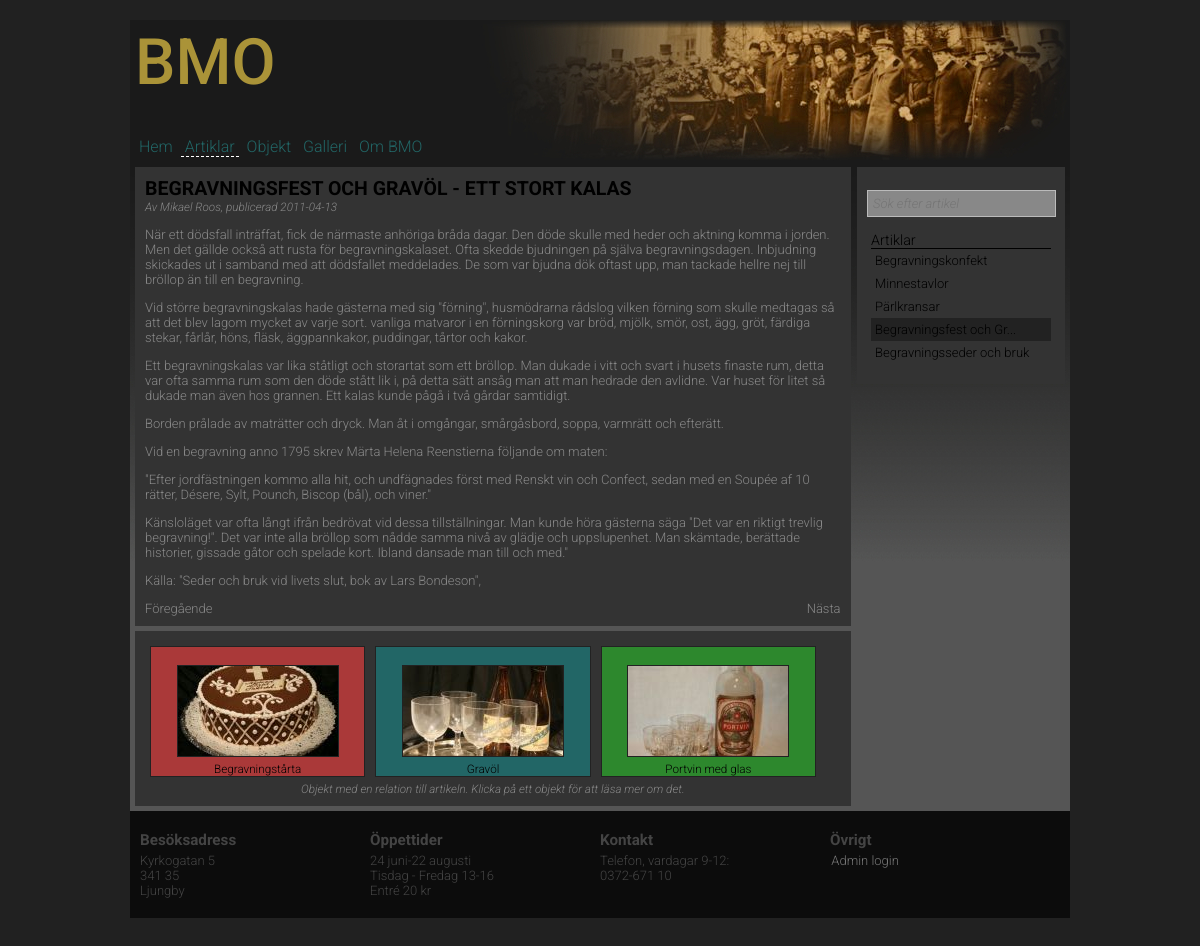
/artiklar.php?p=5, run on the app's committed database.
### tables this page shows
CREATE TABLE "Article" ("id" INTEGER PRIMARY KEY  AUTOINCREMENT  NOT NULL  UNIQUE , "category" TEXT, "title" TEXT, "content" TEXT, "author" TEXT, "pubdate" DATETIME NOT NULL  DEFAULT CURRENT_DATE);

CREATE TABLE "Object" ("id" INTEGER PRIMARY KEY  NOT NULL ,"title" TEXT,"category" TEXT,"text" TEXT,"image" TEXT,"owner" TEXT);

### artiklar.php (the view, shortened to what this page needs)
<?php
include("incl/config.php");
$asideLinkLenght=25;
include("incl/header.php");
if(isset($_GET["p"]))
{
	$p = $_GET["p"];
}
?>
<div id="content">
	<aside class="right">
		<nav class="sidebar">
		    <p>
		        <form>
		        	<input id="input" class="text searchbox" type="text" placeholder="Sök efter artikel"name="search" size="5">
		        </form>
		    </p>
			<ul>
				<li class="header">Artiklar</li>
				<?php
				$query = 'SELECT * FROM Article WHERE category="article";';
				$res = getData($query);
				foreach($res as $object)
				{
					if (isset($_GET["p"]) && ($object['id'] == $p)){
						echo '<li class="selectedItem">';
					} else {
						echo '<li>';
					}
					$title=adjustStrLength($object['title'], $asideLinkLenght);
					echo '<a title="'.$object['title'].'" href="?p='.$object['id'].'">'.$title.'</a></li>';
				}?>
			</ul>
		</nav>
	</aside>
	<?php
		if(isset($_GET["p"])){
			getArticle($p, "left");
			getRelatedObjects($p);
		}elseif(isset($_GET["search"])){
			generateSearchResult("Article", $searchTerm);
		}else{
			getArticleIntros();
		}
	?>
</div>
<?php include("incl/footer.php"); ?>

### src/functions.php (shortened to what this page needs)
<?php
function getData($query){
	$dbPath = dirname(__FILE__) . "/../incl/data/bmo.sqlite";
	$db = new PDO("sqlite:$dbPath");
	$db->setAttribute(PDO::ATTR_ERRMODE, PDO::ERRMODE_WARNING);
	$stmt = $db->prepare($query);
	$stmt->execute();
	$res = $stmt->fetchAll(PDO::FETCH_ASSOC);
	return $res;
}
function adjustStrLength($string, $len){
	if (strlen($string)>$len){
		$string=substr($string,0,$len-3);
		$string .="...";
	}
	return $string;
}
function removeSubstringFromString($subString, $fullString){
	if($subString!=$fullString){
		$modifiedString=str_replace($subString, "", $fullString);
		$modifiedString=ucfirst(trim(preg_replace("/[^a-öA-Ö0-9 ]/", "", $modifiedString)));
		return $modifiedString;
	} else {
		return $fullString;
	}
}
function getArticle($articleNumber, $position){
	$query = "SELECT * FROM Article WHERE id=".$articleNumber.";";
	$res = getData($query);
	foreach($res as $object)
	{
		if ($position == "full")
		{
			echo '<article>';
		} else {
			echo '<article class="'.$position.'">';
		}
		echo '<h1>'.$object['title'].'</h1>';
		if (($object['author'] != "") && ($object['pubdate'] != "")){
			echo '<div class="published">'.$object['author'].', publicerad '.$object['pubdate'].'</div>';
		}
		echo $object['content'];
		if($object['category']=="article"){
			getPrevNextNavigation("Article", $articleNumber);
		}
		echo '</article>';
	}
}
function getRelatedObjects($p){
	switch ($p) {
		case '5':
			$category="Begravningsfest";
			break;
	}
	if($category!="Nothing"){
		$query = 'SELECT * FROM Object WHERE category="'.$category.'" ORDER BY RANDOM() LIMIT 3;';
		$res = getData($query);
		echo '<article class="left">';
		$i = 0;
		foreach($res as $object)
		{
			$i = $i+1;
			echo '<a title="'.$object['text'].'" href="objekt.php?p='.$object['id'].'&category='.$object['category'].'">';
				echo '<div class="third">';
					echo '<div class="relatedObject object'.$i.'">';
						echo '<img src="'.imageSize($object['image'], "cropped").'" alt="Bild av '.$object['title'].'">';
						$title=removeSubstringFromString($category, $object['title']);
						echo '<br>'.adjustStrLength($title,30);
					echo '</div>';
				echo '</div>';
			echo '</a>';
		}
		echo '<div class="infoText">Objekt med en relation till artikeln. Klicka på ett objekt för att läsa mer om det.</div>';
		echo '</article>';
	}
}
function imageSize($picture, $size){
	$filename=basename($picture);
	switch ($size) {
		case 'cropped':
			$path="img/bmo/crop/";
			break;
	}
	return($path.$filename);
}
function getPrevNextNavigation($table, $id){
	$category="";
	if($table=="Article"){
		$id = $id.' AND category="article"';
	}
	$prev = 'SELECT * FROM '.$table.' WHERE id<'.$id.' ORDER BY id DESC LIMIT 1;';
	$next = 'SELECT * FROM '.$table.' WHERE id >'.$id.' ORDER BY id ASC LIMIT 1;';
	$prev = getData($prev);
	$next = getData($next);
	foreach ($prev as $item) {
		echo '<nav class=prev>';
		echo '<a title="'.$item['title'].'" href="?p='.$item['id'].$category.'">Föregående</a>';
		echo '</nav>';
	}
	foreach ($next as $item) {
		echo '<nav class=next>';
		echo '<a title="'.$item['title'].'" href="?p='.$item['id'].$category.'">Nästa</a>';
		echo "</nav>";
	}
}

### style/stylesheet.css (style rules this page uses)
header,footer,nav,article,section,aside,figure,figcaption,output { display:block; }
h1 { text-transform: uppercase; color: #000; margin-top: 0px; margin-bottom: 0px; }
a { color: #000000; text-decoration: none; font-family: 'Roboto', sans-serif; font-weight: 300; }
.right { float:right; }
.left { float:left; }
.published { font-style: italic; width: 100%; color: #888; font-size: 0.9em; }
.relatedObject, .randomObject, .gallery { border: 1px solid #222; margin: 5px; color: #000; font-size: 0.9em; background-color: #444; }
.relatedObject img, .randomObject img, .gallery img { margin: 2px; margin-top: 18px; border: 1px solid #222; }
.object1 { background-color: #aa3939; }
.object2 { background-color: #226666; }
.object3 { background-color: #2d882d; }
.object1, .object2, .object3 { color: #000; font-size: 0.9em; }
div.infoText { text-align: center; font-style: italic; width: 100%; color: #888; font-size: 0.9em; }
div.third, div.fourth { text-align: center; float: left; }
div.third { width: 32.4%; }

### style/debug.css (style rules this page uses)
body { background: beige; }
article { background: yellow; }
div#content { border: 1px dashed; }

### style/layout.css (style rules this page uses)
html { margin: 0; padding: 0; overflow-y:scroll; }
body { font-family: 'Roboto', sans-serif; font-weight: 300; margin: 0; padding: 0; background-color: #212121; }
div#content { overflow:auto; color: #888; font-size: small; width:100%; background-image: url("../img/bg_fade.jpg"); background-repeat: repeat-x; min-height: 400px; position: relative; }
article { overflow:auto; background-color: #333; margin: 5px; margin-bottom: 0px; padding: 10px; padding-bottom: 10px; }
article.left { width: 74%; margin-right: 0px; }
article a { color: #888 }
aside { overflow:auto; background-color: #333; margin: 5px; padding: 10px; padding-bottom: 20px; width: 20%; }

### style/navigation.css (style rules this page uses)
nav.sidebar { color: #000; text-decoration: none; }
nav.sidebar a { text-decoration:none; display: block; padding: 4px; }
nav.sidebar ul { list-style-type: none; padding: 2px 4px 0px 4px; margin: 0; }
nav.sidebar li { margin:0px; }
nav.sidebar li.selectedItem { background-color: #222; }
nav.next { float: right; }
nav.prev { float: left; }
li.header { border-bottom: 1px solid black; font-size: 110%; }

### style/forms.css (style rules this page uses)
input[type=text], input[type=password], input.text, input.title, input.searchbox, textarea { background-color:#fff; border:1px solid #bbb; }
input[type=text], input[type=password], input.text, input.title, input.searchbox, textarea, select { margin:0.5em 0; }
input.text, input.title { width: 300px; padding:5px; }
input.searchbox { width: 94%; padding:5px; background-color: #888; font-style: italic; margin: 0px; font-family: 'Roboto', sans-serif; font-weight: 300; font-size: small; color: black; }

### data on the page
article: title "Begravningskonfekt"
article: title "Minnestavlor"
article: title "Pärlkransar"
article: title "Begravningsfest och Gr...", title "BEGRAVNINGSFEST OCH GRAVÖL - ETT STORT KALAS", author "Av Mikael Roos", pubdate "2011-04-13", content "När ett dödsfall inträffat, fick de närmaste anhöriga bråda dagar. Den döde skulle med heder och aktning komma i jorden. Men det gällde också att rusta för begravningskalaset. Ofta skedde bjudningen på själva begravningsdagen. Inbjudning skickades ut i samband med att dödsfallet meddelades. De som var bjudna dök oftast upp, man tackade hellre nej till bröllop än till en begravning. Vid större begravningskalas hade gästerna med sig \"förning\", husmödrarna rådslog vilken förning som skulle medtagas så att det blev lagom mycket av varje sort. vanliga matvaror i en förningskorg var bröd, mjölk, smör, ost, ägg, gröt, färdiga stekar, fårlår, höns, fläsk, äggpannkakor, puddingar, tårtor och kakor.…"
article: title "Begravningsseder och bruk"
object: image (picture), title "Begravningstårta"
object: image (picture), title "Gravöl"
object: image (picture), title "Portvin med glas"
